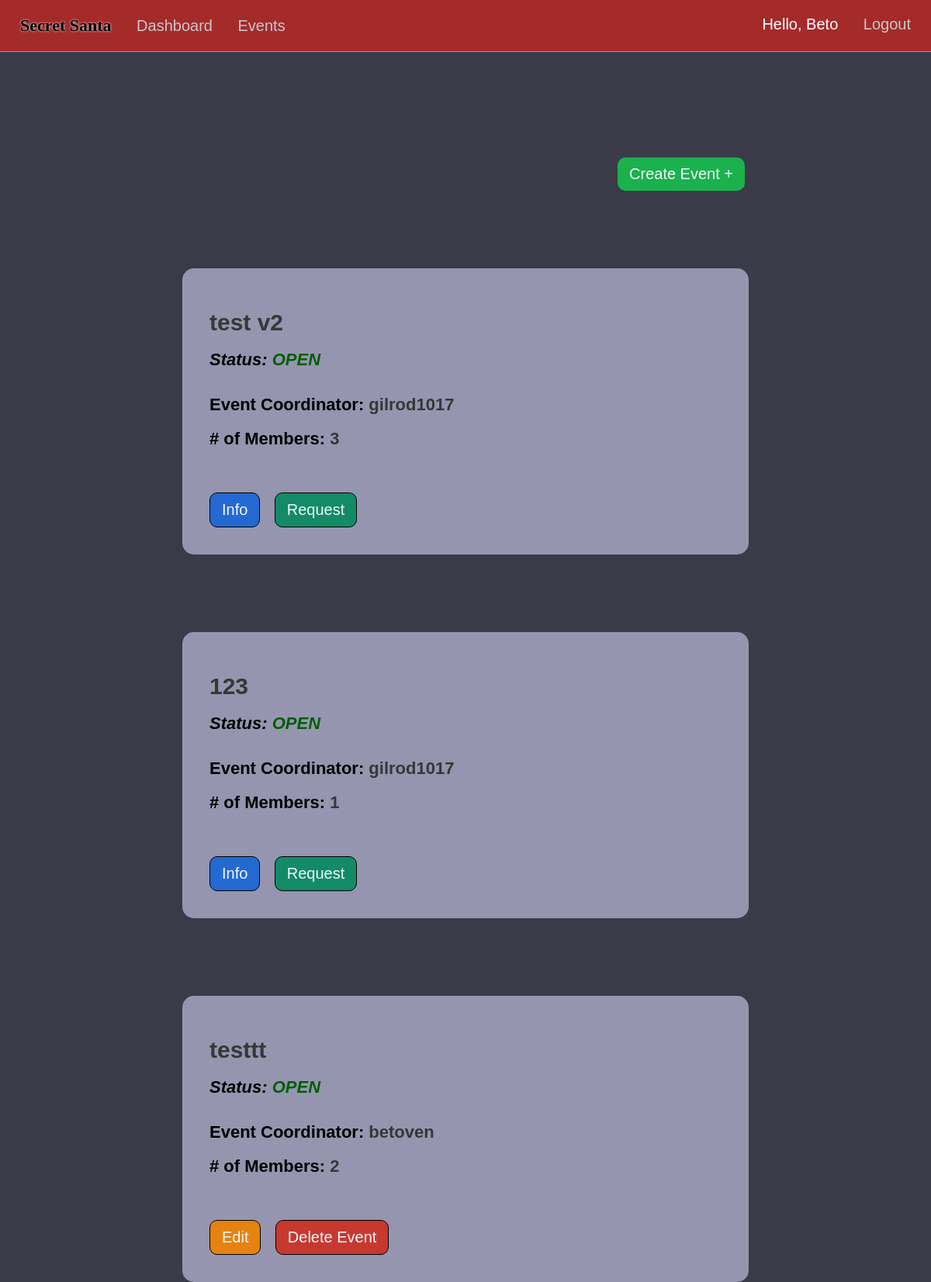
/events (signed in), run on an earlier commit of the app's database.
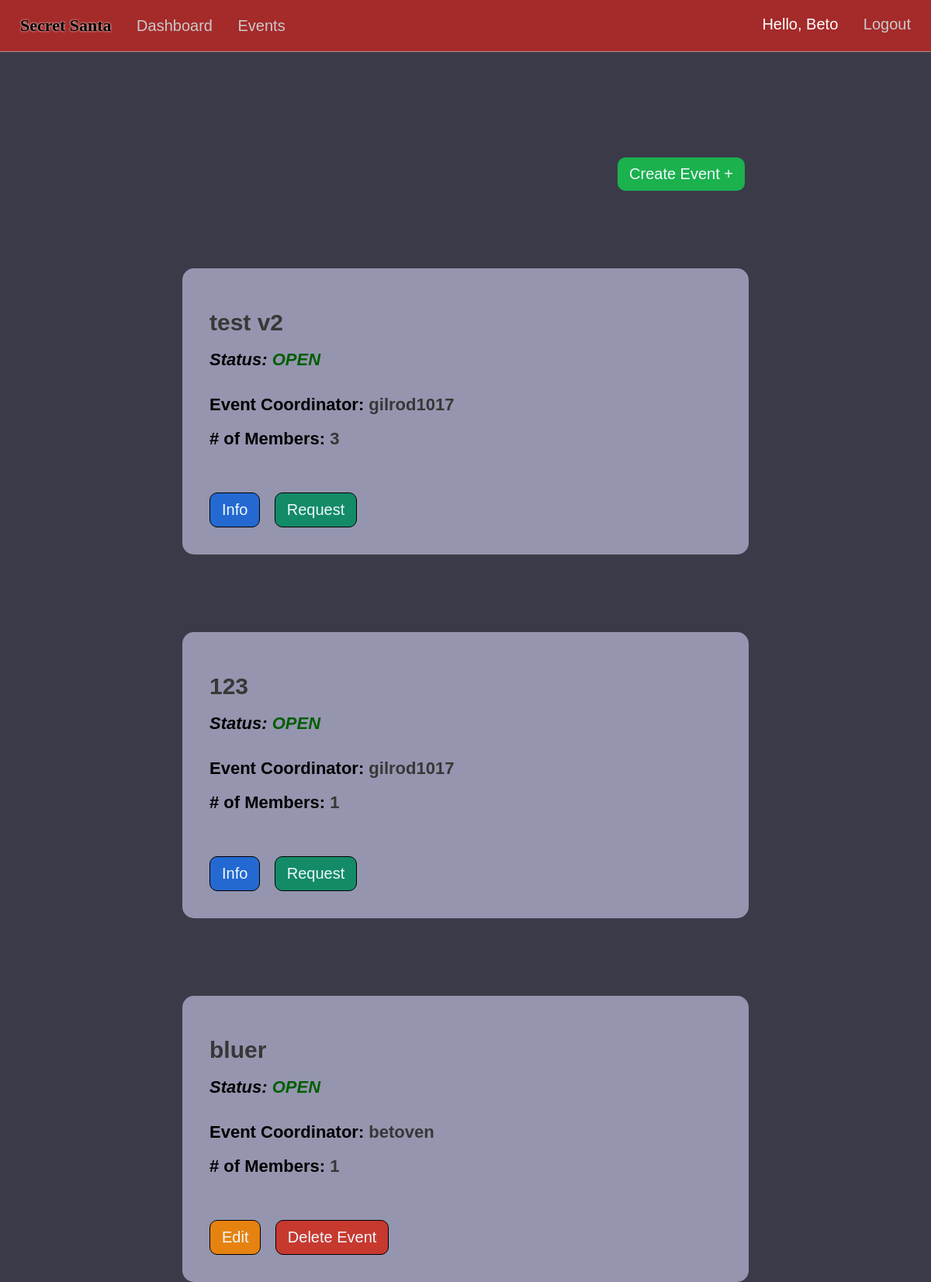
And on a later commit of the database.
### market/models.py (models this page shows, shortened)
class User(db.Model, UserMixin):
    id = db.Column(db.Integer(), primary_key=True)
    username = db.Column(db.String(length=30), nullable=False, unique=True)
    first_name = db.Column(db.String(length=50), nullable=False)
    last_name = db.Column(db.String(length=50), nullable=False)
    email_address = db.Column(db.String(length=50), nullable=False, unique=True)
    password_hash = db.Column(db.String(length=60), nullable=False)
    events = db.relationship('Event', backref='coordinator', lazy=True)
    events_attending = db.relationship('EventMembers', backref='attendees', lazy=True)
    @property
    def password(self):
        return self.password_hash

class Event(db.Model):
    event_id = db.Column(db.Integer(), primary_key=True)
    coordinator_id = db.Column(db.Integer(), db.ForeignKey('user.id'), nullable=False)
    event_name = db.Column(db.String(length=75), nullable=False, unique=True)
    event_date = db.Column(db.Date())
    event_status = db.Column(db.String(length=20))
    members = db.relationship('EventMembers', backref='attended_events', lazy=True)
    fields = db.relationship('EventFields', backref='event_for_field', lazy=True)
    filled_fields = db.relationship('UserEventFields', backref='FieldEvent', lazy=True)

### market/routes.py (the view)
@app.route("/events")
@login_required
def events_page():
    events=Event.query.order_by(Event.event_status.desc()).all()
    return render_template('events.html', events=events)

### market/models.py (called while the page is built)
@login_manager.user_loader
def load_user(user_id):
    return User.query.get(int(user_id))

### market/templates/events.html (shortened to what this page needs)
{% extends 'base.html' %}
  {% block style %}
  <link rel= "stylesheet" type= "text/css" href= "{{ url_for('static',filename='styles/events.css') }}">
  {% endblock %}
  {% block content %}
    {% if events %}
    <center>
    <div class="create-btn-div-true">
    <a href="{{url_for('create_event')}}"><button class="create-btn-yes">Create Event +</button></a>
    </div>
      <div class="create-div">
      {% for event in events %}
      <div class="event">
        <div class="titles-div">
          <h1 class="e-title"><span class="event-info event-info-title">{{event.event_name}}</span></h1>
          <h1 class="e-title e-status"><i>Status:
            {% if event.event_status|title=='Open' %}
              <span class="event-status-info-open">{{event.event_status|upper}}</i></span></h1><br>
              {% elif event.event_status|title=='Closed' %}
            <span class="event-status-info-closed">{{event.event_status|upper}}</i></span></h1><br>
            {% endif %}
          <h1 class="e-title">Event Coordinator: <span class="event-info">{{event.coordinator.username}}</span></h1>
          <h1 class="e-title"># of Members: <span class="event-info">
            {% set count = [] %}
            {% for person in event.members%}
              {% if person.status == 'member'%}
                {% set _ = count.append(person) %}
              {% endif %}
            {% endfor %}
            {{count|length}}
          </span></h1>
        </div>
        <br><br><br><br>
        <div class="buttons">
          {% if current_user.is_authenticated and current_user.id == event.coordinator.id %}
            <a href="{{ url_for('event_info', event_id=event.event_id) }}"><button class="edit-btn">Edit</button></a>
            <a href="{{ url_for('delete_event', event_id=event.event_id) }}"><button class="delete-btn">Delete Event</button></a>
            {% else %}
              <a href="{{ url_for('event_info', event_id=event.event_id) }}"><button class="info-btn">Info</button></a>
              {% if event.event_status=='open' and current_user.is_authenticated %}
              <a href="{{ url_for('request_event', event_id=event.event_id, member_id=current_user.id) }}"><button class="request-btn">Request</button></a>
              {% endif %}
            {% endif %}
        </div>
      </div>
      {% endfor %}
    </div></center>
    {% else %}
    <center>
    <div class="no-event-div">
    <p>Be the First To Create An Event!</p>
    <a href="{{url_for('create_event')}}"><button class="create-btn">Create Event +</button></a>
    </div></center>
    {% endif %}
  {% endblock %}

### market/templates/base.html (shortened to what this page needs)
<!DOCTYPE html>
<html lang="en">
<head>
  <link rel= "stylesheet" type= "text/css" href= "{{ url_for('static',filename='styles/main.css') }}">
  {% block style %}
  {% endblock %}
</head>
<body>
  <nav>
    <ul class="top-left-nav">
      <a href="{{ url_for('home_page') }}" ><li class="li-title">
        Secret Santa
      </li></a>
    {% if current_user.is_authenticated %}
      <li>
        <a href="{{ url_for('dashboard_page') }}" class="nav-item">Dashboard</a>
      </li>
      <li>
        <a href="{{ url_for('events_page') }}" class="nav-item">Events</a>
      </li>
    {% endif %}
    </ul>
    {% if current_user.is_authenticated %}
    <ul class="top-right-nav">
      <li>
        <p class="nav-name">Hello, {{ current_user.first_name.title() }} </p>
      </li>
      <li>
        <a class="nav-item" href="{{ url_for('logout_page') }}">Logout</a>
      </li>
    </ul>
    {% endif %}
  </nav>
  {% block content %}
  {% endblock %}
</body>
</html>

### market/static/styles/main.css (style rules this page uses)
* { margin: 0px; box-sizing: border-box; }
body { margin-top: 66px; font-family: Arial, Helvetica, sans-serif; background-color: rgb(58, 58, 73); color: white; padding: 0px 10px; padding-bottom: 80px; }
nav { display: flex; justify-content: space-between; background-color: brown; padding: 20px 20px; position: fixed; right: 0px; left: 0px; top:0px; z-index: 1000; color: black; font-family:'Gill Sans', 'Gill Sans MT', Calibri, 'Trebuchet MS', sans-serif; font-size: 20px; border-bottom: 1px solid rgba(209, 208, 208, 0.589); }
.li-title { font-weight: bolder; font-size: 22px; font-family: 'Grinched'; text-shadow: 0px 0px 3px white; }
.top-left-nav { list-style: none; padding: 0px; display: inline-block; }
.top-left-nav li,.top-right-nav li { display: inline-block; margin-right: 6px; margin-left: 6px; }
.top-right-nav { list-style: none; padding: 0px; display: inline-block; }
.nav-item { text-decoration: none; color: rgb(202, 201, 201); margin-left: 15px; }
.nav-name { text-decoration: none; color: rgb(255, 255, 255); }
a { text-decoration: none; color: Black; }

### market/static/styles/events.css (style rules this page uses)
body { margin-top: 80px; padding: 0px 10px; }
.event { background-color: rgb(149, 149, 175); min-height: 350px; max-width: 750px; margin-top: 100px; border-radius: 15px; text-align: left; padding:35px; font-size: 12px; display: flex; flex-direction:column; justify-content:space-between; margin-left: 10px; margin-right: 10px; }
.event-info-title { font-size: 30px; }
.e-title { margin-top: 18px; font-size: 22px; color: rgb(0, 0, 0); font-family: 'Gill Sans', 'Gill Sans MT', Calibri, 'Trebuchet MS', sans-serif; }
.e-status { color:rgb(0, 0, 0); }
.event-status-info-open { color:rgb(1, 94, 1); font-weight: bold; }
.titles-div { display: inline-block; }
.event-info { color: rgb(56, 55, 55); }
.request-btn { border:1px solid black; cursor: pointer; background-color: rgb(19, 139, 103); color: aliceblue; padding: 10px 15px; border-radius: 10px; font-size: 20px; font-family: 'Gill Sans', 'Gill Sans MT', Calibri, 'Trebuchet MS', sans-serif; margin-right: 15px; }
.delete-btn { cursor: pointer; background-color: rgb(199, 57, 47); border: none; color: aliceblue; padding: 10px 15px; border-radius: 10px; font-size: 20px; font-family: 'Gill Sans', 'Gill Sans MT', Calibri, 'Trebuchet MS', sans-serif; border:1px solid black; }
.info-btn { cursor: pointer; background-color: rgb(36, 105, 209); border: none; color: aliceblue; padding: 10px 15px; border-radius: 10px; font-size: 20px; font-family: 'Gill Sans', 'Gill Sans MT', Calibri, 'Trebuchet MS', sans-serif; margin-right: 15px; border:1px solid black; }
.create-div { max-width: 750px; }
.create-btn-div-true { padding-top: 123px; padding-right: 15px; display:flex; max-width: 750px; justify-content: end; }
.create-btn-yes { cursor: pointer; background-color: rgb(27, 177, 77); border: none; color: aliceblue; padding: 10px 15px; border-radius: 10px; font-size: 20px; font-family: 'Gill Sans', 'Gill Sans MT', Calibri, 'Trebuchet MS', sans-serif; }
.edit-btn { cursor: pointer; background-color: rgb(230, 130, 15); border: none; color: aliceblue; padding: 10px 15px; border-radius: 10px; font-size: 20px; font-family: 'Gill Sans', 'Gill Sans MT', Calibri, 'Trebuchet MS', sans-serif; margin-right: 15px; border:1px solid black; }

What changed in the data, as far as the page shows it:
removed Event: event_name "testtt", event_status "OPEN", coordinator.username "betoven", count "2"
added Event: event_name "bluer", event_status "OPEN", coordinator.username "betoven", count "1"
